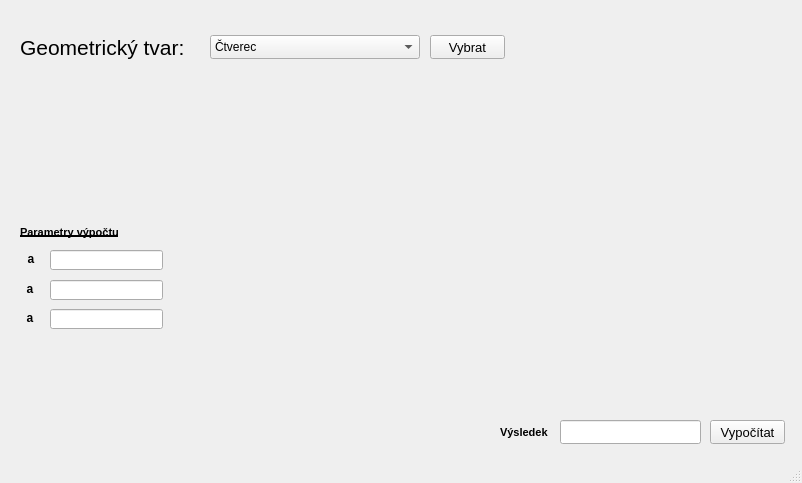
<?xml version="1.0" encoding="UTF-8"?>
<ui version="4.0">
 <class>mainWindow</class>
 <widget class="QMainWindow" name="mainWindow">
  <property name="geometry">
   <rect>
    <x>0</x>
    <y>0</y>
    <width>802</width>
    <height>483</height>
   </rect>
  </property>
  <property name="windowTitle">
   <string>Výpočet obsahu</string>
  </property>
  <widget class="QWidget" name="centralwidget">
   <widget class="QLabel" name="label">
    <property name="geometry">
     <rect>
      <x>20</x>
      <y>35</y>
      <width>180</width>
      <height>24</height>
     </rect>
    </property>
    <property name="font">
     <font>
      <pointsize>16</pointsize>
      <weight>50</weight>
      <bold>false</bold>
     </font>
    </property>
    <property name="text">
     <string>Geometrický tvar:</string>
    </property>
   </widget>
   <widget class="QComboBox" name="boxTvar">
    <property name="geometry">
     <rect>
      <x>210</x>
      <y>35</y>
      <width>210</width>
      <height>24</height>
     </rect>
    </property>
    <item>
     <property name="text">
      <string>Čtverec</string>
     </property>
    </item>
    <item>
     <property name="text">
      <string>Obdélník</string>
     </property>
    </item>
    <item>
     <property name="text">
      <string>Trojúhelník</string>
     </property>
    </item>
    <item>
     <property name="text">
      <string>Lichoběžník</string>
     </property>
    </item>
    <item>
     <property name="text">
      <string>Kruh</string>
     </property>
    </item>
   </widget>
   <widget class="QPushButton" name="vyber">
    <property name="geometry">
     <rect>
      <x>430</x>
      <y>35</y>
      <width>75</width>
      <height>24</height>
     </rect>
    </property>
    <property name="font">
     <font>
      <pointsize>10</pointsize>
     </font>
    </property>
    <property name="text">
     <string>Vybrat</string>
    </property>
   </widget>
   <widget class="QLabel" name="label_2">
    <property name="geometry">
     <rect>
      <x>20</x>
      <y>70</y>
      <width>697</width>
      <height>137</height>
     </rect>
    </property>
    <property name="text">
     <string/>
    </property>
    <property name="pixmap">
     <pixmap>src/img/ctverec.png</pixmap>
    </property>
   </widget>
   <widget class="QLabel" name="label_3">
    <property name="geometry">
     <rect>
      <x>20</x>
      <y>220</y>
      <width>130</width>
      <height>24</height>
     </rect>
    </property>
    <property name="font">
     <font>
      <pointsize>8</pointsize>
      <weight>75</weight>
      <bold>true</bold>
      <underline>true</underline>
     </font>
    </property>
    <property name="text">
     <string>Parametry výpočtu</string>
    </property>
   </widget>
   <widget class="QLineEdit" name="lineEditA">
    <property name="geometry">
     <rect>
      <x>50</x>
      <y>250</y>
      <width>113</width>
      <height>20</height>
     </rect>
    </property>
    <property name="layoutDirection">
     <enum>Qt::LeftToRight</enum>
    </property>
   </widget>
   <widget class="QLabel" name="inputA">
    <property name="geometry">
     <rect>
      <x>21</x>
      <y>249</y>
      <width>20</width>
      <height>20</height>
     </rect>
    </property>
    <property name="font">
     <font>
      <weight>75</weight>
      <bold>true</bold>
     </font>
    </property>
    <property name="text">
     <string>a</string>
    </property>
    <property name="alignment">
     <set>Qt::AlignCenter</set>
    </property>
   </widget>
   <widget class="QLineEdit" name="lineEditA_2">
    <property name="geometry">
     <rect>
      <x>560</x>
      <y>420</y>
      <width>141</width>
      <height>24</height>
     </rect>
    </property>
    <property name="layoutDirection">
     <enum>Qt::LeftToRight</enum>
    </property>
   </widget>
   <widget class="QLabel" name="label_4">
    <property name="geometry">
     <rect>
      <x>500</x>
      <y>420</y>
      <width>60</width>
      <height>24</height>
     </rect>
    </property>
    <property name="font">
     <font>
      <pointsize>8</pointsize>
      <weight>75</weight>
      <bold>true</bold>
      <underline>false</underline>
     </font>
    </property>
    <property name="text">
     <string>Výsledek</string>
    </property>
   </widget>
   <widget class="QPushButton" name="vyber_2">
    <property name="geometry">
     <rect>
      <x>710</x>
      <y>420</y>
      <width>75</width>
      <height>24</height>
     </rect>
    </property>
    <property name="font">
     <font>
      <pointsize>10</pointsize>
     </font>
    </property>
    <property name="text">
     <string>Vypočítat</string>
    </property>
   </widget>
   <widget class="QLineEdit" name="lineEditB">
    <property name="geometry">
     <rect>
      <x>50</x>
      <y>280</y>
      <width>113</width>
      <height>20</height>
     </rect>
    </property>
    <property name="layoutDirection">
     <enum>Qt::LeftToRight</enum>
    </property>
   </widget>
   <widget class="QLabel" name="inputB">
    <property name="geometry">
     <rect>
      <x>20</x>
      <y>279</y>
      <width>20</width>
      <height>20</height>
     </rect>
    </property>
    <property name="font">
     <font>
      <weight>75</weight>
      <bold>true</bold>
     </font>
    </property>
    <property name="text">
     <string>a</string>
    </property>
    <property name="alignment">
     <set>Qt::AlignCenter</set>
    </property>
   </widget>
   <widget class="QLineEdit" name="lineEditC">
    <property name="geometry">
     <rect>
      <x>50</x>
      <y>309</y>
      <width>113</width>
      <height>20</height>
     </rect>
    </property>
    <property name="layoutDirection">
     <enum>Qt::LeftToRight</enum>
    </property>
   </widget>
   <widget class="QLabel" name="inputC">
    <property name="geometry">
     <rect>
      <x>20</x>
      <y>308</y>
      <width>20</width>
      <height>20</height>
     </rect>
    </property>
    <property name="font">
     <font>
      <weight>75</weight>
      <bold>true</bold>
     </font>
    </property>
    <property name="text">
     <string>a</string>
    </property>
    <property name="alignment">
     <set>Qt::AlignCenter</set>
    </property>
   </widget>
  </widget>
  <widget class="QMenuBar" name="menubar">
   <property name="geometry">
    <rect>
     <x>0</x>
     <y>0</y>
     <width>802</width>
     <height>21</height>
    </rect>
   </property>
  </widget>
  <widget class="QStatusBar" name="statusbar"/>
 </widget>
 <resources/>
 <connections/>
</ui>
